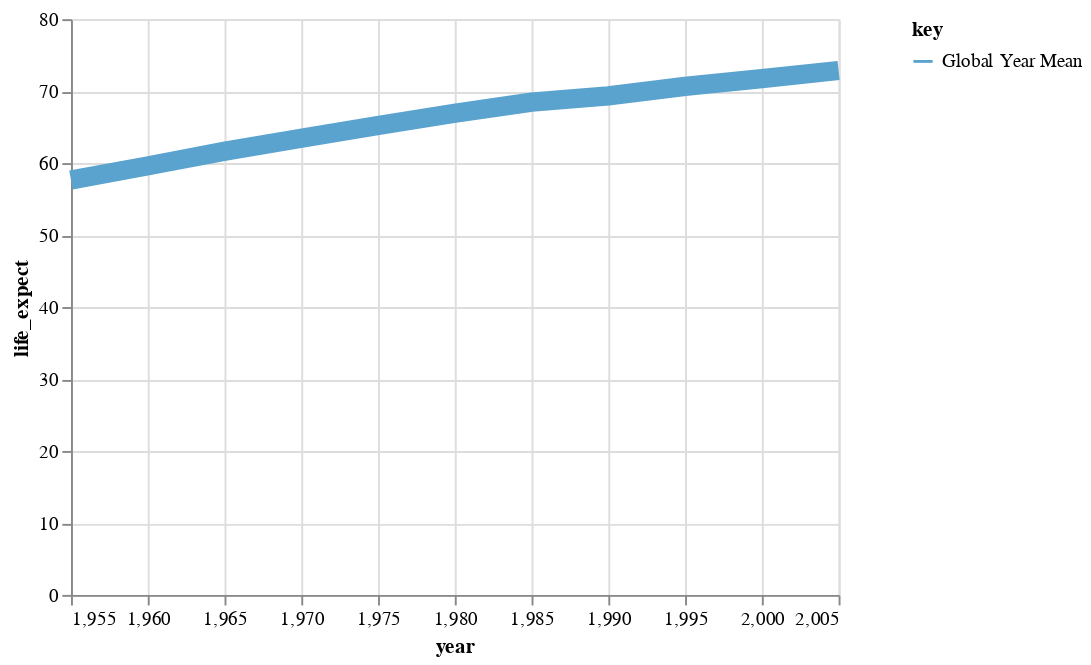

The notebook cell this image was saved under:
### Code cell
plot2 = alt.Chart(global_lx_mean_by_year).mark_line(size=10).transform_fold(
    fold=['Global Year Mean'],
).encode(
    x='year',
    y='life_expect',
    color='key:O'
)
plot2

### Figure 1 — Vega-Lite specification as saved in the notebook (floating-point values rounded to 4 significant figures)
{"config": {"view": {"continuousWidth": 400, "continuousHeight": 300}}, "data": {"name": "data-da2034b4027585ba8fde76d647c3931c"}, "mark": {"type": "line", "size": 10}, "encoding": {"color": {"field": "key", "type": "ordinal"}, "x": {"field": "year", "type": "quantitative"}, "y": {"field": "life_expect", "type": "quantitative"}}, "transform": [{"fold": ["Global Year Mean"]}], "$schema": "https://vega.github.io/schema/vega-lite/v4.17.0.json", "datasets": {"data-da2034b4027585ba8fde76d647c3931c": [{"year": 1955, "life_expect": 57.65}, {"year": 1960, "life_expect": 59.62}, {"year": 1965, "life_expect": 61.65}, {"year": 1970, "life_expect": 63.45}, {"year": 1975, "life_expect": 65.21}, {"year": 1980, "life_expect": 66.92}, {"year": 1985, "life_expect": 68.47}, {"year": 1990, "life_expect": 69.35}, {"year": 1995, "life_expect": 70.67}, {"year": 2000, "life_expect": 71.74}, {"year": 2005, "life_expect": 72.88}]}}
